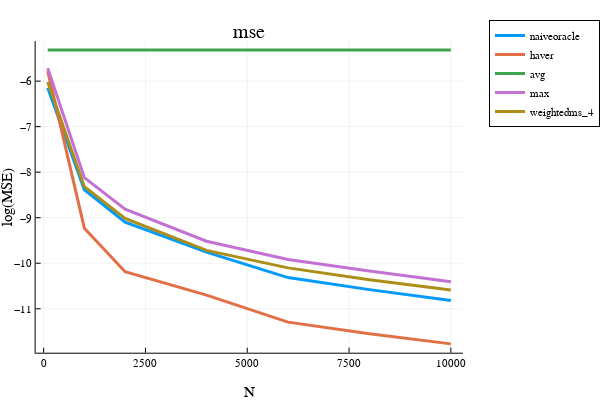

Notebook source saved alongside this figure:
### Code cell
x = opt.N_ary
i = 1; plot(x, log.(mse[:,i]), label=estimator_names[i], linewidth=3)
i = 2; plot!(x, log.(mse[:,i]), label=estimator_names[i], linewidth=3)
i = 3; plot!(x, log.(mse[:,i]), label=estimator_names[i], linewidth=3) 
i = 4; plot!(x, log.(mse[:,i]), label=estimator_names[i], linewidth=3)
i = 5; plot!(x, log.(mse[:,i]), label=estimator_names[i], linewidth=3)
# i = 6; plot!(x, log.(mse[:,i]), label=estimator_names[i], linewidth=3)
plot!(xlabel="N", ylabel="log(MSE)", legend=:outertopright)  
title!("mse")

### Figure 1 — Plotly figure (JSON) as saved in the notebook; plotly's stock layout.template omitted (floating-point values rounded to 4 significant figures)
{"data": [{"colorbar": {"title": {"text": ""}}, "legendgroup": "naiveoracle", "line": {"color": "rgba(0, 154, 250, 1.000)", "dash": "solid", "shape": "linear", "width": 3}, "mode": "lines", "name": "naiveoracle", "showlegend": true, "type": "scatter", "x": [100, 1000, 2000, 4000, 6000, 8000, 10000], "xaxis": "x", "y": [-6.143, -8.386, -9.096, -9.755, -10.31, -10.58, -10.82], "yaxis": "y", "zmax": null, "zmin": null}, {"colorbar": {"title": {"text": ""}}, "legendgroup": "haver", "line": {"color": "rgba(227, 111, 71, 1.000)", "dash": "solid", "shape": "linear", "width": 3}, "mode": "lines", "name": "haver", "showlegend": true, "type": "scatter", "x": [100, 1000, 2000, 4000, 6000, 8000, 10000], "xaxis": "x", "y": [-5.782, -9.23, -10.19, -10.7, -11.29, -11.55, -11.77], "yaxis": "y", "zmax": null, "zmin": null}, {"colorbar": {"title": {"text": ""}}, "legendgroup": "avg", "line": {"color": "rgba(62, 164, 78, 1.000)", "dash": "solid", "shape": "linear", "width": 3}, "mode": "lines", "name": "avg", "showlegend": true, "type": "scatter", "x": [100, 1000, 2000, 4000, 6000, 8000, 10000], "xaxis": "x", "y": [-5.316, -5.314, -5.326, -5.318, -5.317, -5.319, -5.318], "yaxis": "y", "zmax": null, "zmin": null}, {"colorbar": {"title": {"text": ""}}, "legendgroup": "max", "line": {"color": "rgba(195, 113, 210, 1.000)", "dash": "solid", "shape": "linear", "width": 3}, "mode": "lines", "name": "max", "showlegend": true, "type": "scatter", "x": [100, 1000, 2000, 4000, 6000, 8000, 10000], "xaxis": "x", "y": [-5.717, -8.12, -8.811, -9.516, -9.919, -10.17, -10.41], "yaxis": "y", "zmax": null, "zmin": null}, {"colorbar": {"title": {"text": ""}}, "legendgroup": "weightedms_4", "line": {"color": "rgba(172, 142, 24, 1.000)", "dash": "solid", "shape": "linear", "width": 3}, "mode": "lines", "name": "weightedms_4", "showlegend": true, "type": "scatter", "x": [100, 1000, 2000, 4000, 6000, 8000, 10000], "xaxis": "x", "y": [-6.019, -8.318, -9.018, -9.717, -10.1, -10.37, -10.59], "yaxis": "y", "zmax": null, "zmin": null}], "layout": {"annotations": [{"font": {"color": "rgba(0, 0, 0, 1)", "family": "sans-serif", "size": 20}, "rotation": 0, "showarrow": false, "text": "mse", "x": 0.535, "xanchor": "center", "xref": "paper", "y": 1, "yanchor": "top", "yref": "paper"}], "height": 400, "legend": {"bgcolor": "rgba(255, 255, 255, 1.000)", "bordercolor": "rgba(0, 0, 0, 1)", "borderwidth": 1, "font": {"color": "rgba(0, 0, 0, 1)", "family": "sans-serif", "size": 11}, "title": {"font": {"color": "rgba(0, 0, 0, 1)", "family": "sans-serif", "size": 15}, "text": ""}, "tracegroupgap": 0, "traceorder": "normal", "x": 1.05, "xanchor": "upper", "y": 1, "yanchor": "right"}, "margin": {"b": 20, "l": 0, "r": 0, "t": 20}, "paper_bgcolor": "rgba(255, 255, 255, 1.000)", "plot_bgcolor": "rgba(255, 255, 255, 1.000)", "showlegend": true, "width": 600, "xaxis": {"anchor": "y", "domain": [0.07647, 0.9934], "gridcolor": "rgba(0, 0, 0, 0.1)", "gridwidth": 0.5, "linecolor": "rgba(0, 0, 0, 1)", "mirror": false, "range": [-197, 10297], "showgrid": true, "showline": true, "showticklabels": true, "tickangle": 0, "tickcolor": "rgb(0, 0, 0)", "tickfont": {"color": "rgba(0, 0, 0, 1)", "family": "sans-serif", "size": 11}, "tickmode": "array", "ticks": "inside", "ticktext": ["0", "2500", "5000", "7500", "10000"], "tickvals": [0, 2500, 5000, 7500, 10000], "title": {"font": {"color": "rgba(0, 0, 0, 1)", "family": "sans-serif", "size": 15}, "text": "N"}, "type": "linear", "visible": true, "zeroline": false, "zerolinecolor": "rgba(0, 0, 0, 1)"}, "yaxis": {"anchor": "x", "domain": [0.07581, 0.9415], "gridcolor": "rgba(0, 0, 0, 0.1)", "gridwidth": 0.5, "linecolor": "rgba(0, 0, 0, 1)", "mirror": false, "range": [-11.97, -5.12], "showgrid": true, "showline": true, "showticklabels": true, "tickangle": 0, "tickcolor": "rgb(0, 0, 0)", "tickfont": {"color": "rgba(0, 0, 0, 1)", "family": "sans-serif", "size": 11}, "tickmode": "array", "ticks": "inside", "ticktext": ["−11", "−10", "−9", "−8", "−7", "−6"], "tickvals": [-11, -10, -9, -8, -7, -6], "title": {"font": {"color": "rgba(0, 0, 0, 1)", "family": "sans-serif", "size": 15}, "text": "log(MSE)"}, "type": "linear", "visible": true, "zeroline": false, "zerolinecolor": "rgba(0, 0, 0, 1)"}}}
